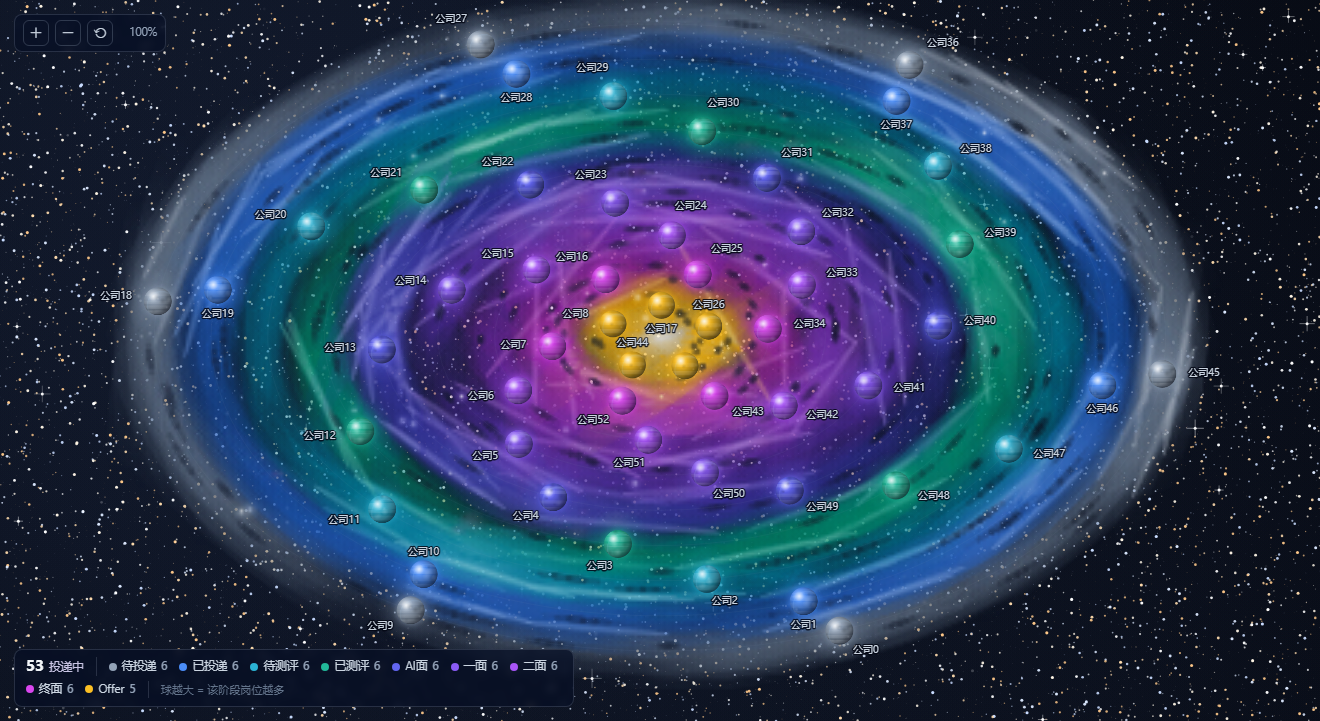
#> input picture live-canvas.png, 1320 x 721 px
$ python .analyze-ref.py live-canvas.png
#> lines starting #> are read from the running program, lines starting #| are printed output that depends on the picture
"""分析参考图：提取主色、区域结构、星云/星球的色彩特征。
模型看不了图，所以用色彩聚类 + 空间分区把图像"翻译"成可用的数值描述。
"""
import sys
from collections import Counter
from PIL import Image

for name in sys.argv[1:]:
    im = Image.open(name).convert("RGB")
#> im is the input picture: PIL image 1320x721 RGB; mean R, G, B 42.6, 60.1, 92.3
    W, H = im.size
#> W = 1320; H = 721
    print(f"\n{'='*70}\n{name}   {W}x{H}\n{'='*70}")
#| ======================================================================
#| live-canvas.png   1320x721
#| ======================================================================
    small = im.resize((min(W, 320), int(min(W, 320) * H / W)))
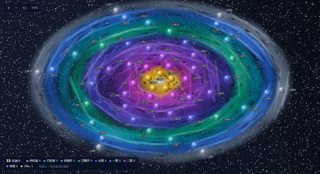
#> small: PIL image 320x174 RGB; mean R, G, B 42.6, 60.1, 92.4
    px = list(small.getdata())
#> px = 55680 items

    # 整体色彩统计
    def q(c, s=32): return tuple((v // s) * s for v in c)
    cnt = Counter(q(p) for p in px)
#> cnt = 198 items
    tot = len(px)
#> tot = 55680
    print("\n-- 主色（量化到 32 级，前 14）--")
    for c, n in cnt.most_common(14):
        print(f"   rgb{c}  {n/tot*100:5.1f}%   #{c[0]:02x}{c[1]:02x}{c[2]:02x}")
#> this loop made 14 passes
#> (c, n) on passes 1 to 12: ((0, 0, 32), 11327), ((0, 0, 0), 6871), ((0, 64, 96), 2391), ((0, 96, 96), 2264), ((64, 64, 96), 2198), ((32, 32, 64), 1896), ((32, 32, 32), 1546), ((32, 64, 96), 1429), ((0, 64, 128), 1378), ((32, 32, 96), 1362), ((64, 32, 128), 1362), ((32, 64, 128), 1336)
#|    rgb(0, 0, 32)   20.3%   #000020
#|    rgb(0, 0, 0)   12.3%   #000000
#|    rgb(0, 64, 96)    4.3%   #004060
#|    rgb(0, 96, 96)    4.1%   #006060
#|    rgb(64, 64, 96)    3.9%   #404060
#|    rgb(32, 32, 64)    3.4%   #202040
#|    rgb(32, 32, 32)    2.8%   #202020
#|    rgb(32, 64, 96)    2.6%   #204060
#> (further printed lines are left out)

    # 亮度分布
    lums = [0.2126*p[0]+0.7152*p[1]+0.0722*p[2] for p in px]
#> lums = 55680 items
    lums.sort()
    print(f"\n-- 亮度 --  min {lums[0]:.0f}  p25 {lums[len(lums)//4]:.0f}  "
          f"median {lums[len(lums)//2]:.0f}  p75 {lums[3*len(lums)//4]:.0f}  max {lums[-1]:.0f}")
#| -- 亮度 --  min 7  p25 24  median 62  p75 83  max 234
    dark = sum(1 for l in lums if l < 40) / tot * 100
#> dark = 36.58
    print(f"   暗部(<40)占比 {dark:.1f}%")
#|    暗部(<40)占比 36.6%

    # 饱和度：区分"彩色星云"与"灰白星球"
    def sat(p):
        mx, mn = max(p), min(p)
        return 0 if mx == 0 else (mx - mn) / mx
    sats = [sat(p) for p in px]
#> sats = 55680 items
    hi = sum(1 for s in sats if s > 0.5) / tot * 100
#> hi = 76.86
    mid = sum(1 for s in sats if 0.25 < s <= 0.5) / tot * 100
#> mid = 18.95
    print(f"\n-- 饱和度 -- 高饱和(>0.5) {hi:.1f}%   中饱和(0.25~0.5) {mid:.1f}%")
#| -- 饱和度 -- 高饱和(>0.5) 76.9%   中饱和(0.25~0.5) 18.9%

    # 高饱和色的聚类（星云颜色）
    hicol = Counter(q(p, 24) for p in px if sat(p) > 0.45 and max(p) > 60)
#> hicol = 265 items
    if hicol:
        print("\n-- 高饱和色（疑似星云/发光体）前 12 --")
        for c, n in hicol.most_common(12):
            r, g, b = c
            hue = ""
            if b > r and b > g: hue = "蓝紫"
            elif r > g and r > b: hue = "红/洋红"
            elif g > r and g > b: hue = "青绿"
            print(f"   #{r:02x}{g:02x}{b:02x}  rgb{c}  {n/len(px)*100:5.2f}%   {hue}")
#> this loop made 12 passes
#> (n, r, g, b, hue) on passes 1 to 12: (1650, 0, 72, 96, '蓝紫'), (1270, 0, 96, 96, ''), (1114, 24, 72, 144, '蓝紫'), (879, 24, 48, 120, '蓝紫'), (785, 24, 48, 96, '蓝紫'), (761, 72, 48, 144, '蓝紫'), (758, 0, 96, 120, '蓝紫'), (711, 0, 72, 72, ''), (699, 24, 72, 120, '蓝紫'), (601, 0, 120, 96, '青绿'), (600, 48, 48, 144, '蓝紫'), (599, 48, 96, 168, '蓝紫')
#|    #004860  rgb(0, 72, 96)   2.96%   蓝紫
#|    #006060  rgb(0, 96, 96)   2.28%
#|    #184890  rgb(24, 72, 144)   2.00%   蓝紫
#|    #183078  rgb(24, 48, 120)   1.58%   蓝紫
#|    #183060  rgb(24, 48, 96)   1.41%   蓝紫
#|    #483090  rgb(72, 48, 144)   1.37%   蓝紫
#|    #006078  rgb(0, 96, 120)   1.36%   蓝紫
#|    #004848  rgb(0, 72, 72)   1.28%
#> (further printed lines are left out)

    # 九宫格区域平均色（看构图）
    print("\n-- 3x3 区域平均色 --")
    for gy in range(3):
        row = []
        for gx in range(3):
            box = im.crop((gx*W//3, gy*H//3, (gx+1)*W//3, (gy+1)*H//3)).resize((8, 8))
            d = list(box.getdata())
            avg = tuple(sum(c[i] for c in d)//len(d) for i in range(3))
            row.append(f"#{avg[0]:02x}{avg[1]:02x}{avg[2]:02x}")
        print("   " + "  ".join(row))

$ run again, on live-galaxy.png
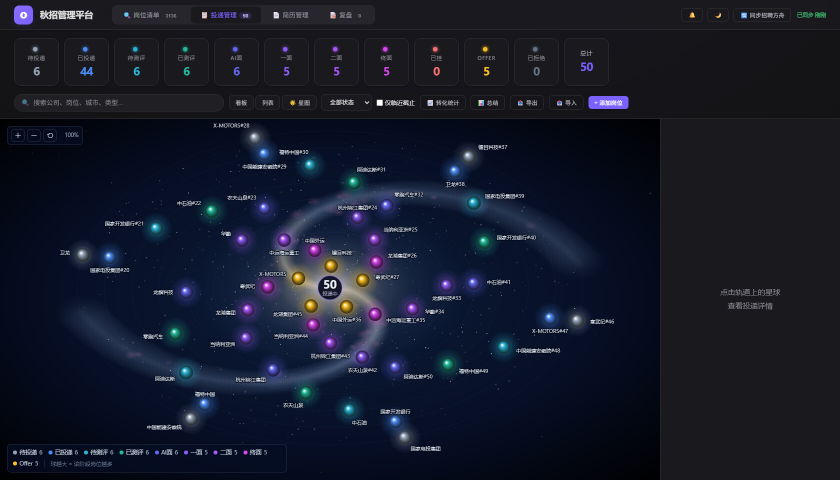
#> input picture live-galaxy.png, 1680 x 959 px (shown at 1/2 size)
#> im is the input picture: PIL image 1680x959 RGB; mean R, G, B 21.7, 26.5, 41.2
#| ======================================================================
#| live-galaxy.png   1680x959
#| ======================================================================
#> `small = im.resize((min(W, 320), int(min(W, 320) * H / W)))`:
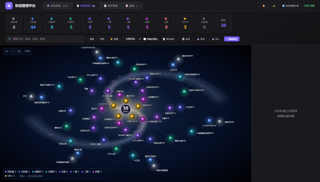
#> small: PIL image 320x182 RGB; mean R, G, B 21.7, 26.5, 41.2
#> px = 58240 items
#> cnt = 162 items
#> tot = 58240
#> the loop `for c, n in cnt.most_common(14):` made 14 passes
#> (c, n) on passes 1 to 8: ((0, 0, 0), 30295), ((0, 0, 32), 17825), ((32, 32, 64), 1908), ((0, 32, 64), 1507), ((32, 32, 32), 1212), ((0, 32, 32), 1208), ((64, 64, 64), 545), ((64, 64, 96), 503)
#> (printed output is left out)
#> lums = 58240 items
#| -- 亮度 --  min 0  p25 14  median 23  p75 26  max 251
#> dark = 87.98
#|    暗部(<40)占比 88.0%
#> sats = 58240 items
#> hi = 53.92
#> mid = 4.05
#| -- 饱和度 -- 高饱和(>0.5) 53.9%   中饱和(0.25~0.5) 4.0%
#> hicol = 182 items
#> the loop `for c, n in hicol.most_common(12):` made 12 passes
#> (n, r, g, b, hue) on passes 1 to 8: (957, 24, 24, 48, '蓝紫'), (779, 24, 24, 72, '蓝紫'), (751, 24, 48, 72, '蓝紫'), (677, 0, 24, 48, '蓝紫'), (141, 48, 48, 96, '蓝紫'), (131, 0, 48, 48, ''), (128, 0, 24, 72, '蓝紫'), (104, 48, 24, 96, '蓝紫')
#> (printed output is left out)

$ run again, on live.png
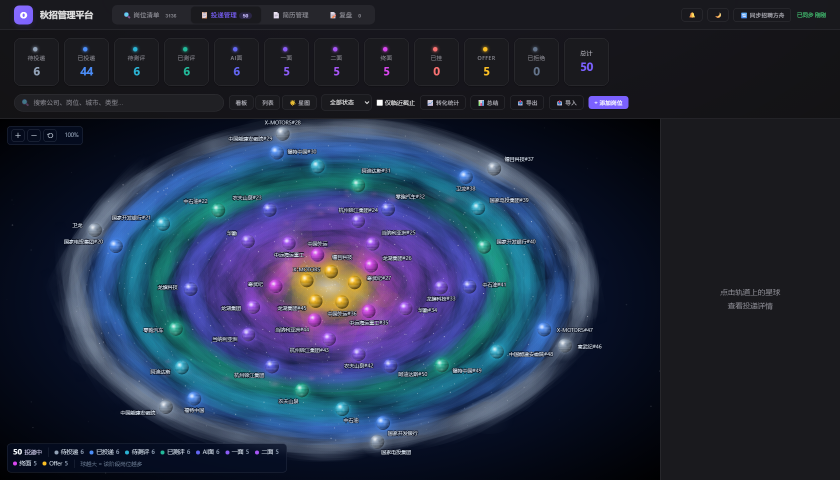
#> input picture live.png, 1680 x 959 px (shown at 1/2 size)
#> im is the input picture: PIL image 1680x959 RGB; mean R, G, B 35.7, 45.8, 67.3
#| ======================================================================
#| live.png   1680x959
#| ======================================================================
#> `small = im.resize((min(W, 320), int(min(W, 320) * H / W)))`:
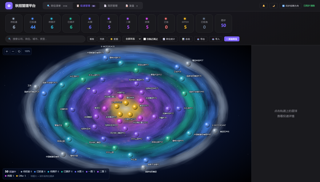
#> small: PIL image 320x182 RGB; mean R, G, B 35.7, 45.8, 67.3
#> px = 58240 items
#> cnt = 178 items
#> tot = 58240
#> the loop `for c, n in cnt.most_common(14):` made 14 passes
#> (c, n) on passes 1 to 8: ((0, 0, 0), 29617), ((0, 0, 32), 5226), ((32, 64, 128), 2026), ((0, 96, 96), 1361), ((64, 64, 96), 1340), ((32, 32, 32), 1247), ((0, 64, 96), 1126), ((0, 96, 128), 1068)
#> (printed output is left out)
#> lums = 58240 items
#| -- 亮度 --  min 0  p25 20  median 26  p75 76  max 251
#> dark = 62.14
#|    暗部(<40)占比 62.1%
#> sats = 58240 items
#> hi = 49.4
#> mid = 9.16
#| -- 饱和度 -- 高饱和(>0.5) 49.4%   中饱和(0.25~0.5) 9.2%
#> hicol = 218 items
#> the loop `for c, n in hicol.most_common(12):` made 12 passes
#> (n, r, g, b, hue) on passes 1 to 8: (1064, 24, 96, 120, '蓝紫'), (1004, 24, 72, 120, '蓝紫'), (819, 72, 48, 144, '蓝紫'), (715, 48, 48, 120, '蓝紫'), (641, 48, 48, 144, '蓝紫'), (620, 24, 48, 96, '蓝紫'), (611, 24, 120, 144, '蓝紫'), (597, 48, 96, 168, '蓝紫')
#> (printed output is left out)
